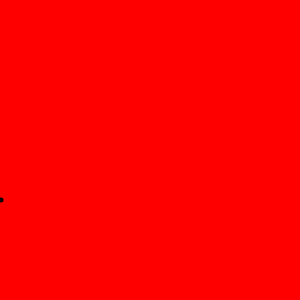
Frame 1 (no input)
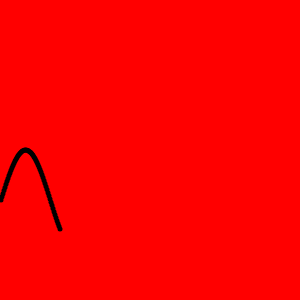
Frame 60 (no input)
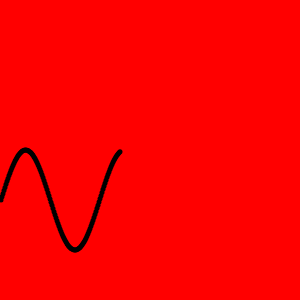
Frame 120 (the mouse pressed at the canvas centre since frame 60)

The p5.js sketch that drew these frames (run headless with seeded random() and noise() and a simulated clock; from frame 60 on, the mouse is pressed at the canvas centre):

// p5.js sketch
// ── sketch.js
var x,y;
var a,f;
x = 0; //time axis
a = 50; //Amplitude
f = 20; //frequency

function setup()
{
 createCanvas(300,300);
 background(255,0,0);
 strokeWeight(5);
}

function draw()
{
  y = 200 +  a * sin(6.28*f*x); //200 shift y axis downwards
  x++;
  point(x,y);

}
